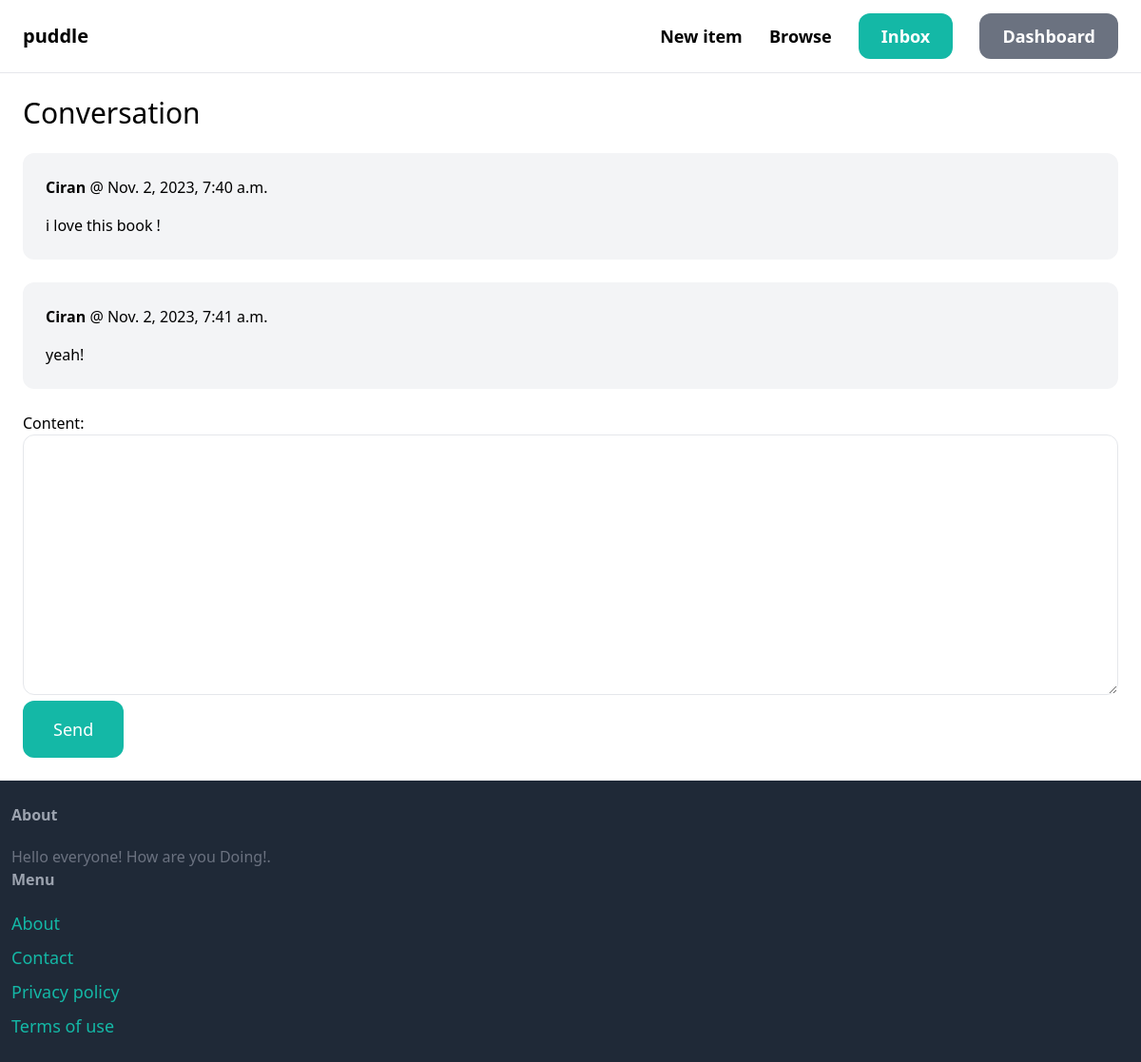
Page /inbox/3/ (signed in) on the committed database.
### conversation/models.py (models this page shows)
class ConversationMessage(models.Model):
    conversation = models.ForeignKey(Conversation, related_name='messages', on_delete=models.CASCADE)
    content = models.TextField()
    created_at = models.DateTimeField(auto_now_add=True)
    created_by = models.ForeignKey(User, related_name='created_messages', on_delete=models.CASCADE)

### conversation/views.py (the view)
# urls.py: path('<int:pk>/', views.detail, name='detail'),
@login_required
def detail(request, pk):
    conversation = Conversation.objects.filter(members__in=[request.user.id]).get(pk=pk)
    if request.method == 'POST':
        form = ConversationMessageForm(request.POST)
        if form.is_valid():
            conversation_message = form.save(commit=False)
            conversation_message.conversation = conversation
            conversation_message.created_by = request.user
            conversation_message.save()
            conversation.save()
            return redirect('conversation:detail', pk=pk)
    else:
        form = ConversationMessageForm()
    return render(request, 'conversation/detail.html', {
        'conversation': conversation,
        'form': form
    })

### conversation/forms.py
class ConversationMessageForm(forms.ModelForm):
    class Meta:
        model = ConversationMessage
        fields = ('content',)
        widgets = {
            'content': forms.Textarea(attrs={
                'class': 'w-full py-4 px-6 rounded-xl border'
            })
        }

### conversation/templates/conversation/detail.html (shortened to what this page needs)
{% extends 'core/base.html' %}
{% block content %}
<h1 class="mb-6 text-3xl">Conversation</h1>
<div class="space-y-6">
    {% for message in conversation.messages.all %}
        <div class="p-6 flex {% if message.created_by == request.user %}bg-blue-100{% else %}bg-gray-100{% endif %} rounded-xl">
            <div>
                <p class="mb-4"><strong>{{ message.created_by.username }}</strong> @ {{ message.created_at }}</p>
                <p>{{ message.content }}</p>
            </div>
        </div>
    {% endfor %}
</div>
<form method="post" action="." class="mt-6">
    {{ form.as_p }}
    <button class="py-4 px-8 text-lg bg-teal-500 hover:bg-teal-700 rounded-xl text-white">Send</button>
</form>
{% endblock %}

### rows in the picture
ConversationMessage: created_by.username "Ciran", created_at "Nov. 2, 2023, 7:40 a.m.", content "i love this book !"
ConversationMessage: created_by.username "Ciran", created_at "Nov. 2, 2023, 7:41 a.m.", content "yeah!"
